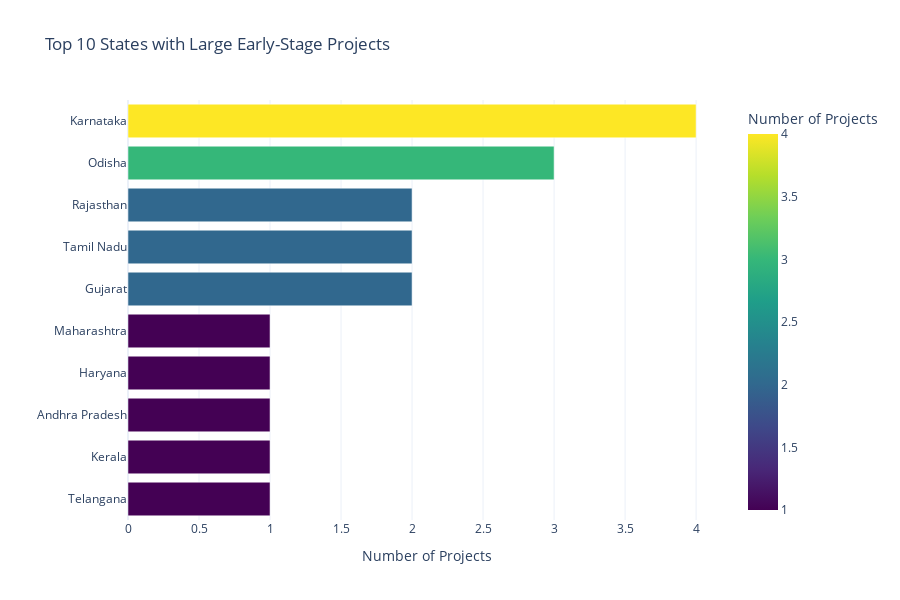

This figure's notebook cell:
### Code cell
# Clean missing states and replace -- with Unknown
large_early_projects['State'] = large_early_projects['State'].replace('--', 'Unknown')
large_early_projects['State'] = large_early_projects['State'].fillna('Unknown')

# Count projects by state
state_counts = large_early_projects['State'].value_counts().reset_index()
state_counts.columns = ['State', 'Count']
state_counts = state_counts[state_counts['State'] != 'Unknown'].head(10)

# Create horizontal bar chart
fig = px.bar(
    state_counts, 
    y='State', 
    x='Count',
    orientation='h',
    color='Count',
    color_continuous_scale='Viridis',
    title='Top 10 States with Large Early-Stage Projects',
    labels={'Count': 'Number of Projects', 'State': ''},
    height=600
)

fig.update_layout(
    xaxis_title="Number of Projects",
    yaxis=dict(autorange="reversed"),
    template="plotly_white"
)
fig.show()

# Create a heatmap of states by sector
state_sector_counts = pd.crosstab(
    large_early_projects['State'], 
    large_early_projects['source']
).reset_index()

# Filter for top states
top_states = state_counts['State'].tolist()
state_sector_counts = state_sector_counts[state_sector_counts['State'].isin(top_states)]

# Melt the dataframe for heatmap
state_sector_melted = pd.melt(
    state_sector_counts, 
    id_vars=['State'], 
    var_name='Sector', 
    value_name='Count'
)

# Create heatmap
plt.figure(figsize=(14, 8))
heatmap = sns.heatmap(
    pd.pivot_table(state_sector_melted, values='Count', index='State', columns='Sector'),
    annot=True, 
    cmap="YlGnBu", 
    linewidths=.5,
    fmt='g'
)
plt.title('Distribution of Large Projects by State and Sector', fontsize=16)
plt.xticks(rotation=45, ha='right')
plt.tight_layout()
plt.show()

### Figure 1 — Plotly figure (JSON) as saved in the notebook; plotly's stock layout.template omitted (floating-point values rounded to 4 significant figures)
{"data": [{"alignmentgroup": "True", "hovertemplate": "Number of Projects=%{marker.color}<br>=%{y}<extra></extra>", "legendgroup": "", "marker": {"color": [4, 3, 2, 2, 2, 1, 1, 1, 1, 1], "coloraxis": "coloraxis", "pattern": {"shape": ""}}, "name": "", "offsetgroup": "", "orientation": "h", "showlegend": false, "textposition": "auto", "type": "bar", "x": [4, 3, 2, 2, 2, 1, 1, 1, 1, 1], "xaxis": "x", "y": ["Karnataka", "Odisha", "Rajasthan", "Tamil Nadu", "Gujarat", "Maharashtra", "Haryana", "Andhra Pradesh", "Kerala", "Telangana"], "yaxis": "y"}], "layout": {"barmode": "relative", "coloraxis": {"colorbar": {"title": {"text": "Number of Projects"}}, "colorscale": [[0, "#440154"], [0.1111, "#482878"], [0.2222, "#3e4989"], [0.3333, "#31688e"], [0.4444, "#26828e"], [0.5556, "#1f9e89"], [0.6667, "#35b779"], [0.7778, "#6ece58"], [0.8889, "#b5de2b"], [1, "#fde725"]]}, "height": 600, "legend": {"tracegroupgap": 0}, "title": {"text": "Top 10 States with Large Early-Stage Projects"}, "xaxis": {"anchor": "y", "domain": [0, 1], "title": {"text": "Number of Projects"}}, "yaxis": {"anchor": "x", "autorange": "reversed", "domain": [0, 1], "title": {"text": ""}}}}
